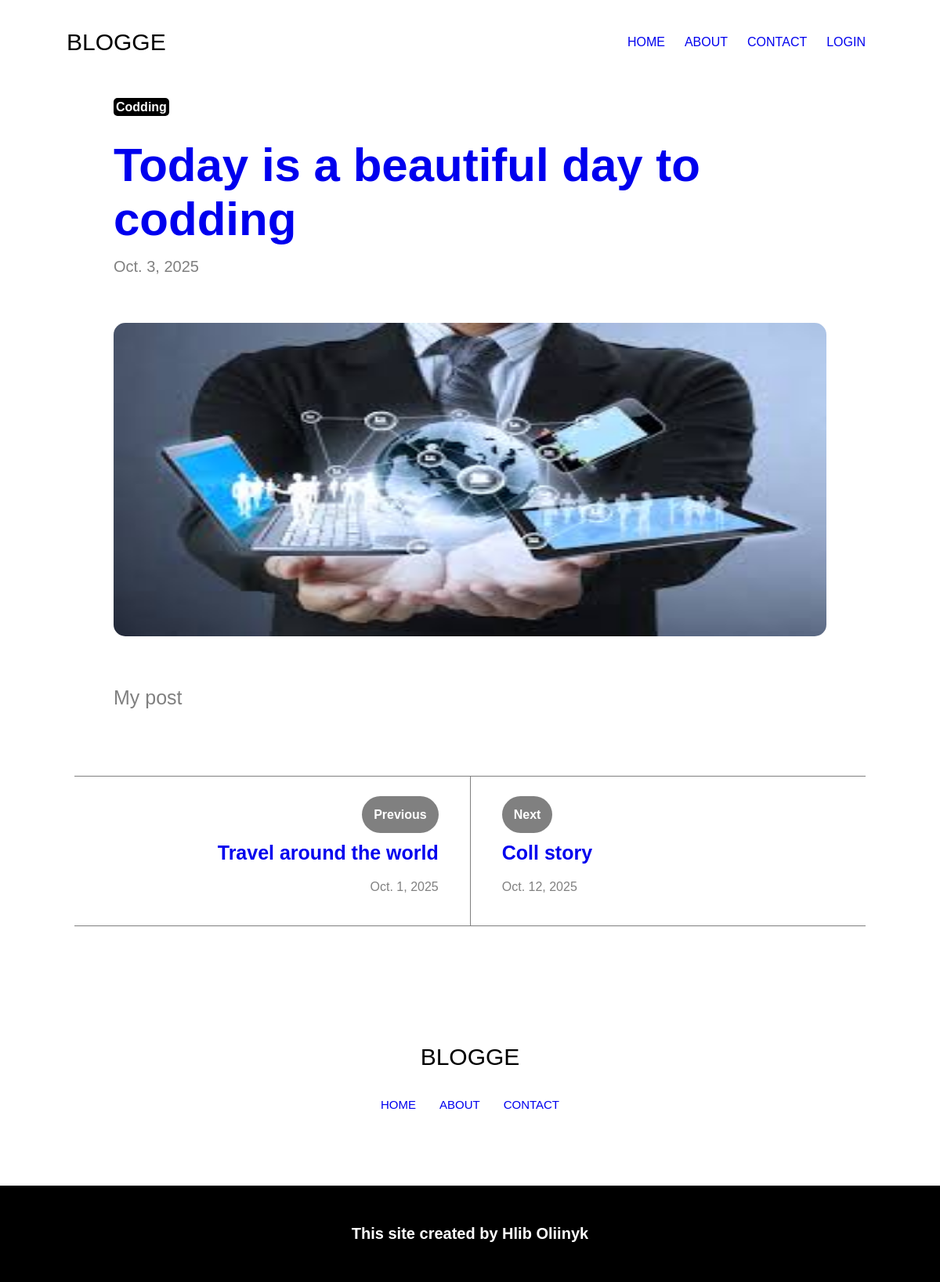
Screenshot of /post/3 with the database file from the repository.
### post/models.py (models this page shows, shortened)
class Post(models.Model):
    title = models.CharField('Name', max_length = 40)
    content = models.TextField('Content', null = True)
    date = models.DateField('Date', null = True)
    topic = models.CharField('Topic', null=True)
    short_info = models.CharField('ShortInfo', null=True)
    banner = models.ImageField(default='photo_test.jpg', blank = True)

### post/views.py (the view)
# urls.py: path('post/<int:post_id>', views.post_details, name = 'post'),
def post_details(request, post_id):
    post = get_object_or_404(Post, id=post_id)
    next_post = Post.objects.filter(id__gt=post.id).order_by('id').first()
    previous_post = Post.objects.filter(id__lt=post.id).order_by('-id').first()
    context = {'post':post, 'next_post' : next_post, 'previous_post': previous_post}
    return render(request, 'post/details.html', context)

### post/templates/post/details.html (shortened to what this page needs)
{% extends 'blog/layout.html' %}
{% load static %}
{% block content %}
<div class="post_details">
    <div class="container">
        <div class="post_details_container">
            <div class="one_post_details">
                <div class="post_details_topic">
                    <a href ="{% url 'post' post.id %}">{{ post.topic }}</a>
                </div>
                <div class="post_details_title">
                    <a href="{% url 'post' post.id %}">{{ post.title }}</a>
                </div>
                <div class="post_details_date">
                    <a href="{% url 'post' post.id %}">{{ post.date }}</a>
                </div>
                <div class="post_details_photo">
                    <img src="{{ post.banner.url }}" alt="photo">
                </div>
                <div class="post_add_content">
                    <p>{{ post.content }}</p>
                </div>
            </div>
            <div class="previous_or_next">
                <ul class="previous_or_next_ul">
                    <li class="previous">
                        {% if previous_post %}
                        <div class ="previous_tag">
                            <a href="{% url 'post' previous_post.id %}">Previous</a>
                        </div>
                        <div class="previous_title">
                            <a href="{% url 'post' previous_post.id %}">{{ previous_post.title }}</a>
                        </div>
                        <div class="previous_date">
                            <a href="{% url 'post' previous_post.id %}">{{ previous_post.date }}</a>
                        </div>
                        {% endif %}
                    </li>
                    <li class="next">
                        {% if next_post %}
                        <div class ="next_tag">
                            <a href="{% url 'post' next_post.id %}">Next</a>
                        </div>
                        <div class="next_title">
                            <a href="{% url 'post' next_post.id %}">{{ next_post.title }}</a>
                        </div>
                        <div class="next_date">
                            <a href="{% url 'post' next_post.id %}">{{ next_post.date }}</a>
                        </div>
                        {% endif %}
                    </li>
                </ul>
            </div>
        </div>
    </div>
</div>
{% endblock %}

### blog/static/blog/css/blog.css (style rules this page uses)
* { margin: 0; padding: 0; box-sizing: border-box; font-family: "Jost", sans-serif; }
.container { margin-left: 100px; margin-right: 100px; padding-left: 5px; padding-right: 5px; transition: margin-left 0.5s ease-in-out, margin-right 0.5s ease-in-out; }
@media (max-width: 1200px) { .container { margin-left: 80px; margin-right: 80px; } }

### post/static/post/css/create.css (style rules this page uses)
.post_add_title, .post_add_date, .post_add_topic, .post_add_short_info, .post_add_content, .post_add_banner { padding-right: 10px; }
.post_add_content { grid-column: 1 / -1; }

### post/static/post/css/details.css (style rules this page uses)
.post_details { padding-top: 40px; }
.one_post_details { padding-left: 50px; padding-right: 50px; padding-bottom: 50px; }
.post_details_topic a { padding: 3px; color: white; background-color: black; border-radius: 5px; text-decoration: none; font-weight: bold; }
.post_details_topic { margin-bottom: 30px; }
.post_details_title a { font-size: 60px; text-decoration: none; font-weight: bold; }
.post_details_title { margin-bottom: 15px; }
.post_details_date a { text-decoration: none; color: gray; font-size: 20px; }
.post_details_date { padding-bottom: 60px; }
.post_details_photo img { width: 100%; height: 100%; max-height: 400px; border-radius: 15px; }
.post_add_content { margin-top: 60px; font-size: 25px; color: gray; margin-bottom: 35px; }
.post_details_container { padding-left: 10px; padding-right: 10px; }
.previous_or_next_ul { display: flex; list-style-type: none; justify-content: center; }
.previous, .next { padding-top: 40px; padding-bottom: 40px; }
.previous { padding-right: 40px; border-top: 1px solid gray; border-bottom: 1px solid gray; width: 100%; display: flex; flex-direction: column; align-items: flex-end; }
.next { padding-left: 40px; border-left: 1px solid gray; border-top: 1px solid gray; border-bottom: 1px solid gray; width: 100%; }
.next_tag a, .previous_tag a { padding: 15px; background-color: gray; color: white; border-radius: 30px; font-weight: bold; text-decoration: none; }
.next_tag, .previous_tag { margin-bottom: 25px; }
.next_title, .previous_title { margin-bottom: 20px; }
.next_title a, .previous_title a { font-size: 25px; text-decoration: none; font-weight: bold; }
.next_date a, .previous_date a { color: gray; text-decoration: none; }

### rows the page displays
Post: topic "Codding", title "Today is a beautiful day to codding", date "Oct. 3, 2025", banner (picture), content "My post"
Post: title "Travel around the world", date "Oct. 1, 2025"
Post: title "Coll story", date "Oct. 12, 2025"
